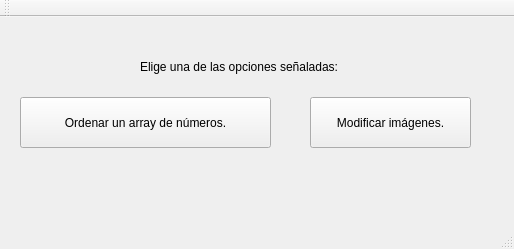
<?xml version="1.0" encoding="UTF-8"?>
<ui version="4.0">
 <class>MainWindow</class>
 <widget class="QMainWindow" name="MainWindow">
  <property name="geometry">
   <rect>
    <x>0</x>
    <y>0</y>
    <width>514</width>
    <height>249</height>
   </rect>
  </property>
  <property name="windowTitle">
   <string>MainWindow</string>
  </property>
  <widget class="QWidget" name="centralWidget">
   <widget class="QPushButton" name="pushButton">
    <property name="geometry">
     <rect>
      <x>20</x>
      <y>80</y>
      <width>251</width>
      <height>51</height>
     </rect>
    </property>
    <property name="text">
     <string>Ordenar un array de números.</string>
    </property>
   </widget>
   <widget class="QPushButton" name="pushButton_2">
    <property name="geometry">
     <rect>
      <x>310</x>
      <y>80</y>
      <width>161</width>
      <height>51</height>
     </rect>
    </property>
    <property name="text">
     <string>Modificar imágenes.</string>
    </property>
   </widget>
   <widget class="QLabel" name="label">
    <property name="geometry">
     <rect>
      <x>140</x>
      <y>40</y>
      <width>261</width>
      <height>20</height>
     </rect>
    </property>
    <property name="text">
     <string>Elige una de las opciones señaladas:</string>
    </property>
   </widget>
  </widget>
  <widget class="QMenuBar" name="menuBar">
   <property name="geometry">
    <rect>
     <x>0</x>
     <y>0</y>
     <width>514</width>
     <height>22</height>
    </rect>
   </property>
  </widget>
  <widget class="QToolBar" name="mainToolBar">
   <attribute name="toolBarArea">
    <enum>TopToolBarArea</enum>
   </attribute>
   <attribute name="toolBarBreak">
    <bool>false</bool>
   </attribute>
  </widget>
  <widget class="QStatusBar" name="statusBar"/>
 </widget>
 <layoutdefault spacing="6" margin="11"/>
 <resources/>
 <connections/>
</ui>
